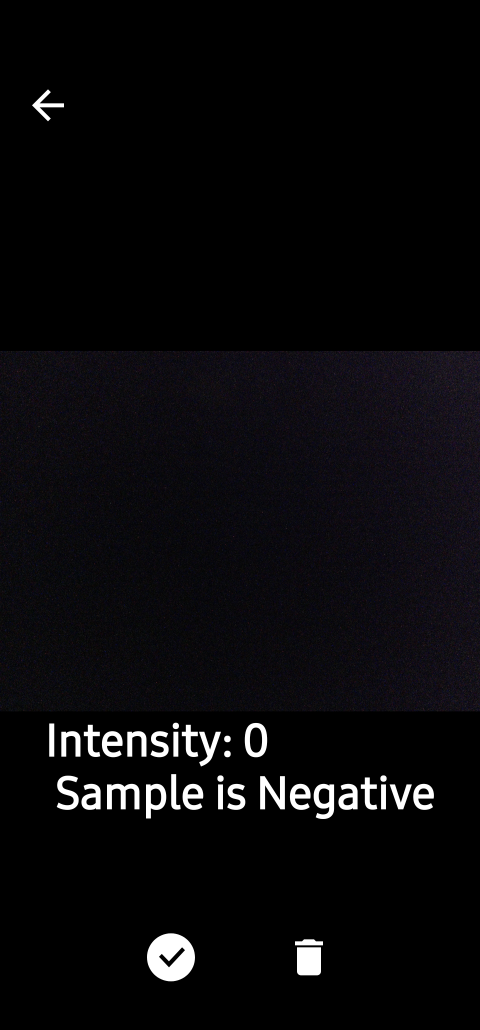
#> input picture PythonScript/SampleData/T_Blank_1.jpg, 1440 x 3088 px (shown at 1/3 size); its folder holds 4 pictures in this run
$ python IntensityCalcCode.py
#> lines starting #> are read from the running program, lines starting #| are printed output that depends on the picture
import os
import cv2
import numpy as np

from numpy.linalg import norm

def brightness(img):
    top = 250
    right = 1150
    height = 900
    width = 1600
    img = img[top:(top + height), right: (right + width)]

    # convert to hsv colorspace
    hsv = cv2.cvtColor(img, cv2.COLOR_BGR2HSV)
    # lower bound and upper bound for Yellow color
    lower_bound = np.array([20, 50, 50])
    upper_bound = np.array([50, 255, 255])

    # find the colors within the boundaries
    mask = cv2.inRange(hsv, lower_bound, upper_bound)

    # define kernel size
    kernel = np.ones((7, 7), np.uint8)

    # Remove unnecessary noise from mask
    mask = cv2.morphologyEx(mask, cv2.MORPH_CLOSE, kernel)
    mask = cv2.morphologyEx(mask, cv2.MORPH_OPEN, kernel)

    # Segment only the detected region
    segmented_img = cv2.bitwise_and(hsv, hsv, mask=mask)
    # cv2.imshow("seg", segmented_img[:, :, 2])

    yellow_brightness = np.sum(segmented_img[:, :, 2])
    return yellow_brightness


if __name__ == '__main__':

    sample_dir = './SampleData/'

    for image in os.listdir(sample_dir):
        if ".jpg" in image or ".png" in image:
            img = cv2.imread(sample_dir + "/" + image)
#> img is the input picture: shape (3088, 1440, 3); mean B, G, R 11.3, 9.3, 10
            bri = brightness(img)
#> in brightness, `img = img[top:(top + height), right: (right + width)]`:
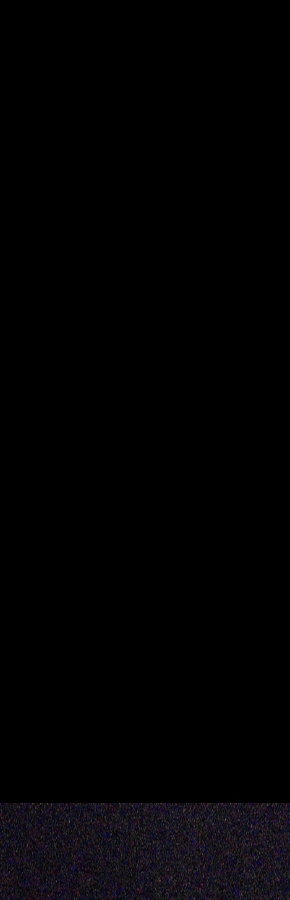
#> img: shape (900, 290, 3); mean of channels 0, 1, 2 3.2, 2.2, 2.7; drawn as B, G, R
#> in brightness, `hsv = cv2.cvtColor(img, cv2.COLOR_BGR2HSV)`: hsv: shape (900, 290, 3); mean H, S, V 14.7, 10.7, 3.3
#> in brightness, `mask = cv2.inRange(hsv, lower_bound, upper_bound)`: mask: shape (900, 290); every value is 0
#> in brightness, `segmented_img = cv2.bitwise_and(hsv, hsv, mask=mask)`: segmented_img: shape (900, 290, 3); every value is 0
#> in brightness, `yellow_brightness = np.sum(segmented_img[:, :, 2])`: yellow_brightness = 0
#> bri = 0
            print(image, bri,  sep='\t')
#| T_Blank_1.jpg	0
#> pass 2 of the loop `for image in os.listdir(sample_dir):`:
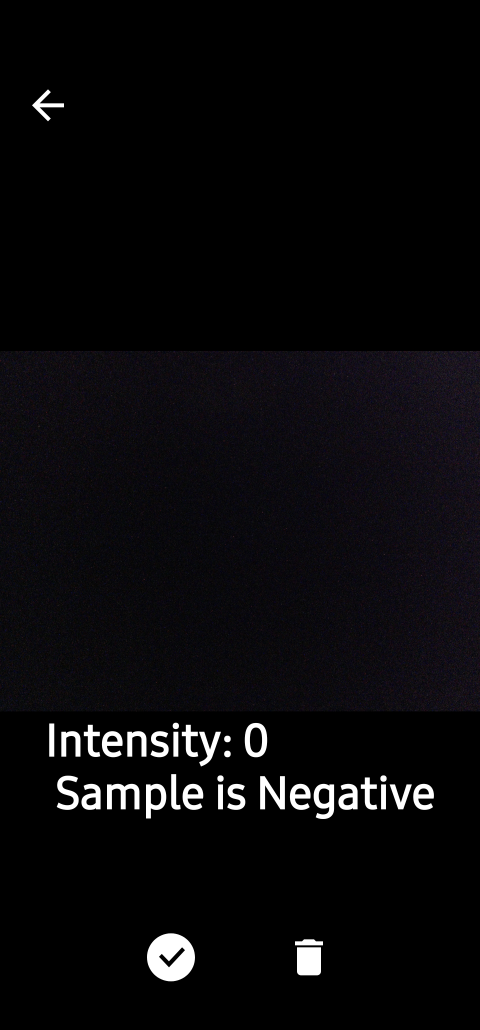
#> input picture PythonScript/SampleData/T_Blank_2.jpg, 1440 x 3088 px (shown at 1/3 size)
#> img is the input picture: shape (3088, 1440, 3); mean B, G, R 11, 9.2, 9.9
#> in brightness (call 2), `img = img[top:(top + height), right: (right + width)]`:
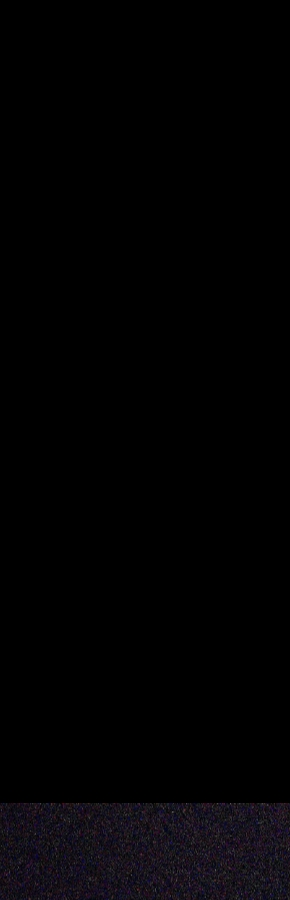
#> img: shape (900, 290, 3); mean of channels 0, 1, 2 3.1, 2, 2.6; drawn as B, G, R
#> hsv: shape (900, 290, 3); mean H, S, V 14.7, 11.1, 3.2
#| T_Blank_2.jpg	0
#> pass 3 of the loop `for image in os.listdir(sample_dir):`:
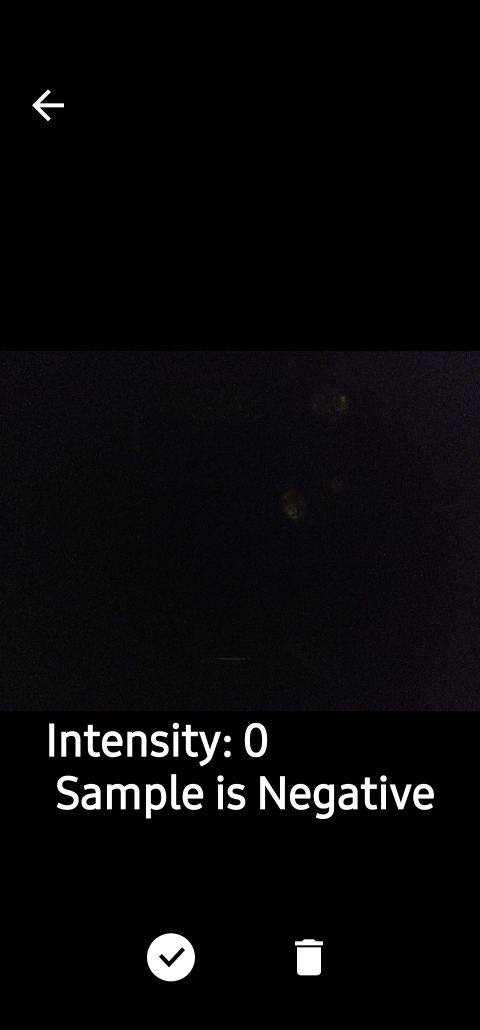
#> input picture PythonScript/SampleData/T_Blank_3.jpg, 1440 x 3088 px (shown at 1/3 size)
#> img is the input picture: shape (3088, 1440, 3); mean B, G, R 10.1, 8.7, 9.6
#> in brightness (call 3), `img = img[top:(top + height), right: (right + width)]`:
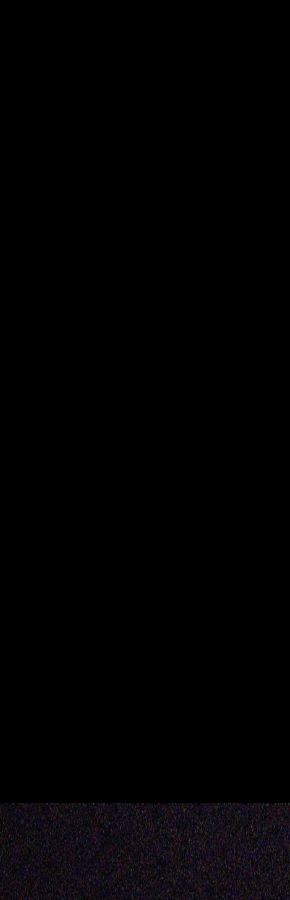
#> img: shape (900, 290, 3); mean of channels 0, 1, 2 2.5, 1.6, 2.3; drawn as B, G, R
#> hsv: shape (900, 290, 3); mean H, S, V 15.3, 11.5, 2.6
#| T_Blank_3.jpg	0
#> the loop made 4 passes; the first 3 are shown
